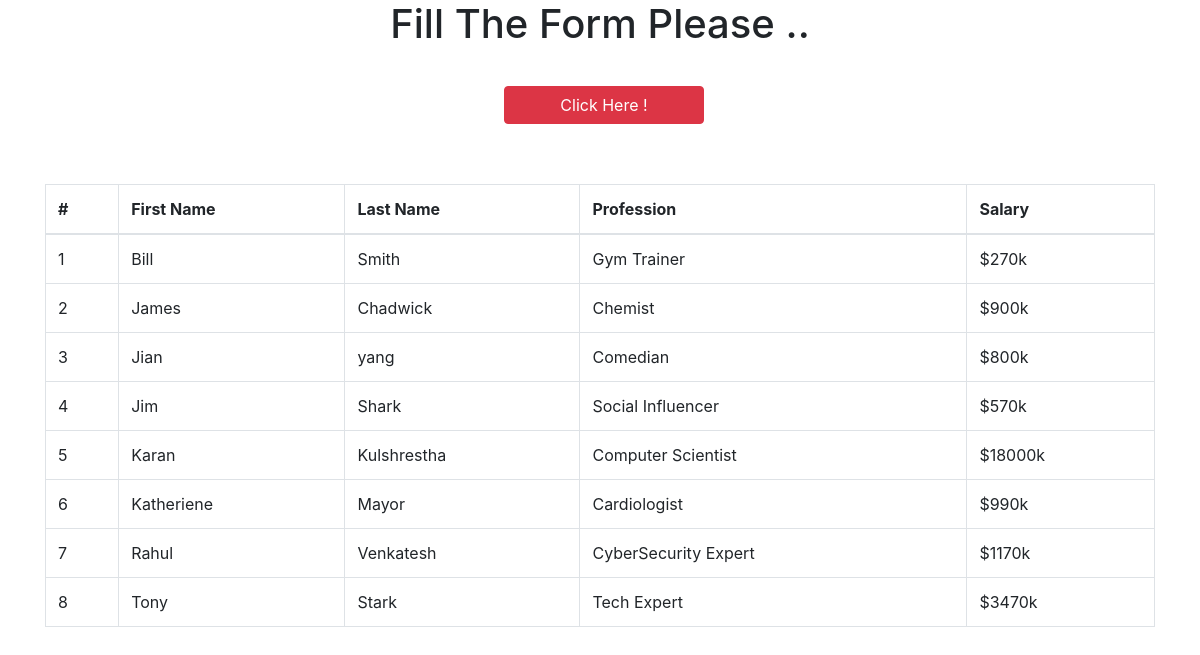
The page / on the database its author committed.
### form_app/models.py (models this page shows, shortened)
class Profile(models.Model):
    First_Name = models.CharField(max_length=50)
    Last_Name = models.CharField(max_length=50)
    Profession = models.CharField(max_length=50)
    Salary = models.CharField(max_length=50)

### form_app/views.py (the view)
# urls.py: path('', views.index, name='index'),
def index(request):
    profile = Profile.objects.order_by('First_Name')
    return render(request, 'front.html', context={'profile':profile})

### templates/front.html (shortened to what this page needs)
<!DOCTYPE html>
{% load static %}
<html>
    <head>
        <link rel="stylesheet" href="{%static "css/main.css"%}"/>
        <link rel="stylesheet" href="https://maxcdn.bootstrapcdn.com/bootstrap/4.0.0/css/bootstrap.min.css">
    </head>
    <body>
        <h1 align='centre'>Fill The Form Please ..</h1>
        <button type="button" onclick="window.location.href = 'http://127.0.0.1:8000/form-fillup/';" class="btn btn-danger">Click Here !</button>
        <div class="container mergy">
            {%if profile %}
            <table class="table table-bordered">
                <thead>
                    <th>#</th>
                    <th>First Name</th>
                    <th>Last Name</th>
                    <th>Profession</th>
                    <th>Salary</th>
                </thead>
                {%for prof in profile %}
                <tr>
                    <td>{{forloop.counter}}</td>
                    <td>{{prof.First_Name}}</td>
                    <td>{{prof.Last_Name}}</td>
                    <td>{{prof.Profession}}</td>
                    <td>{{prof.Salary}}</td>
                </tr>
                {% endfor %}
            </table>
        {%else%}
        <h1>We are not able to load data sorry !! &#128531;</h1>
        {% endif %}
    </div>
    </body>
</html>

### static/css/main.css (style rules this page uses)
h1 { color: crimson; font-family: Arial, Helvetica, sans-serif; text-align: center; }
button { display: block; margin: auto; width: 200px; }
.btn { margin-left: 42%; margin-top: 30px; }
.mergy { margin-top:5%; }

### rows shown on the page
Profile: First_Name "Bill", Last_Name "Smith", Profession "Gym Trainer", Salary "$270k"
Profile: First_Name "James", Last_Name "Chadwick", Profession "Chemist", Salary "$900k"
Profile: First_Name "Jian", Last_Name "yang", Profession "Comedian", Salary "$800k"
Profile: First_Name "Jim", Last_Name "Shark", Profession "Social Influencer", Salary "$570k"
Profile: First_Name "Karan", Last_Name "Kulshrestha", Profession "Computer Scientist", Salary "$18000k"
Profile: First_Name "Katheriene", Last_Name "Mayor", Profession "Cardiologist", Salary "$990k"
Profile: First_Name "Rahul", Last_Name "Venkatesh", Profession "CyberSecurity Expert", Salary "$1170k"
Profile: First_Name "Tony", Last_Name "Stark", Profession "Tech Expert", Salary "$3470k"
